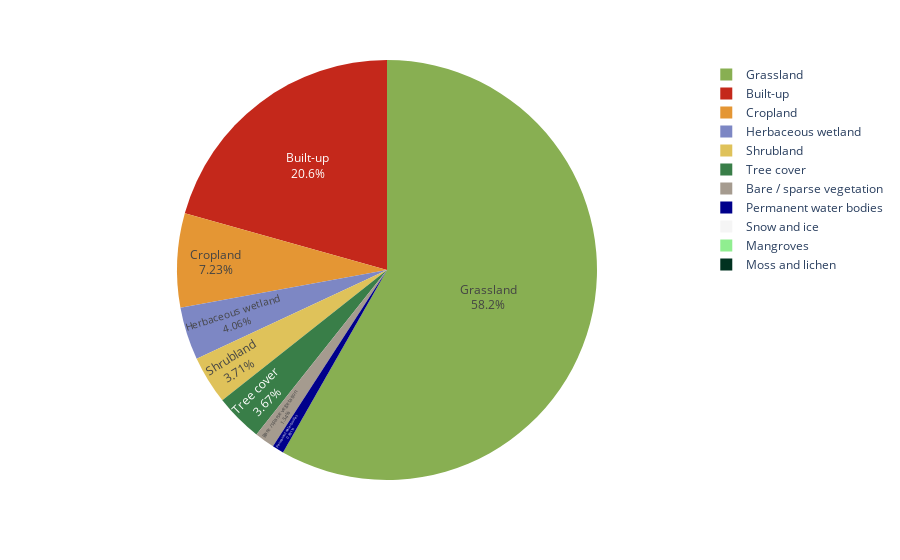

Here is the notebook cell this chart was saved with:
### Markdown cell above
Land Cover

### Code cell
lc_stats()

### Figure 1 — Plotly figure (JSON) as saved in the notebook; plotly's stock layout.template omitted (floating-point values rounded to 4 significant figures)
{"data": [{"customdata": [["Tree cover"], ["Shrubland"], ["Grassland"], ["Cropland"], ["Built-up"], ["Bare / sparse vegetation"], ["Snow and ice"], ["Permanent water bodies"], ["Herbaceous wetland"], ["Mangroves"], ["Moss and lichen"]], "domain": {"x": [0, 1], "y": [0, 1]}, "hovertemplate": "Land Cover Type=%{customdata[0]}<br>Pixel Count=%{value}<extra></extra>", "labels": ["Tree cover", "Shrubland", "Grassland", "Cropland", "Built-up", "Bare / sparse vegetation", "Snow and ice", "Permanent water bodies", "Herbaceous wetland", "Mangroves", "Moss and lichen"], "legendgroup": "", "marker": {"colors": ["#397e48", "#dfc25a", "#88af52", "#e49634", "#c4281b", "#a59b8f", "#F5F5F5", "#00008b", "#7d87c4", "#90EE90", "#013220"]}, "name": "", "showlegend": true, "textinfo": "percent+label", "textposition": "inside", "type": "pie", "values": [34490.0, 34920.0, 548000.0, 68060.0, 194300.0, 14510.0, 0, 8378.0, 38200.0, 0, 0]}], "layout": {"legend": {"tracegroupgap": 0}, "margin": {"t": 60}}}
